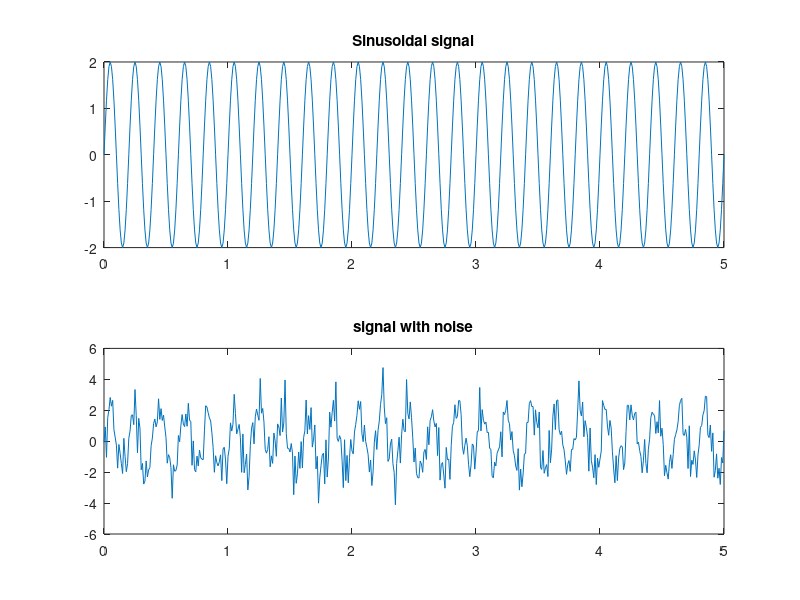

Write the MATLAB code that produced this figure. (Note: this script raises an error after producing the figure.)
close all; clear all;

% generate signal
fs = 100; % sampling frequency
f = 5;     % signal frequency
t = 5;      % time duration
n = [0:1/fs:t]; % sample vector

x = 2*sin(2*pi*f*n); % single tone signal

z = awgn(x,1);  % noisy signal

subplot(2,1,1); plot(n,x); title('Sinusoidal signal');
subplot(2,1,2); plot(n,z); title('signal with noise');

%% IIR Butterworth LPF filter Design
o = 40;  % order of the filter
Wc = 2*pi*f/fs;     % normalized cut-off frequency (as of signal freq)

[b,a] = butter(o,Wc,'low'); % Nr and Dr coeff. of IIR butterworth filter

fvtool(b,a); % filter frequency response

% filter the signal
x_f_iir = filter(b,a,z);

figure; plot(n,x_f_iir); title('Filtered Sinusoidal Signal');

%% FIR Filter Design
o = 40;
b = fir1(o,Wc); % FIR low pass filter

figure;freqz(b,1,512); % frequency response of FIR LPF filter

% filter the signal
x_f_fir = filter(b,1,z);

figure; plot(n,x_f_fir); title('Filtered Sinusoidal Signal');
